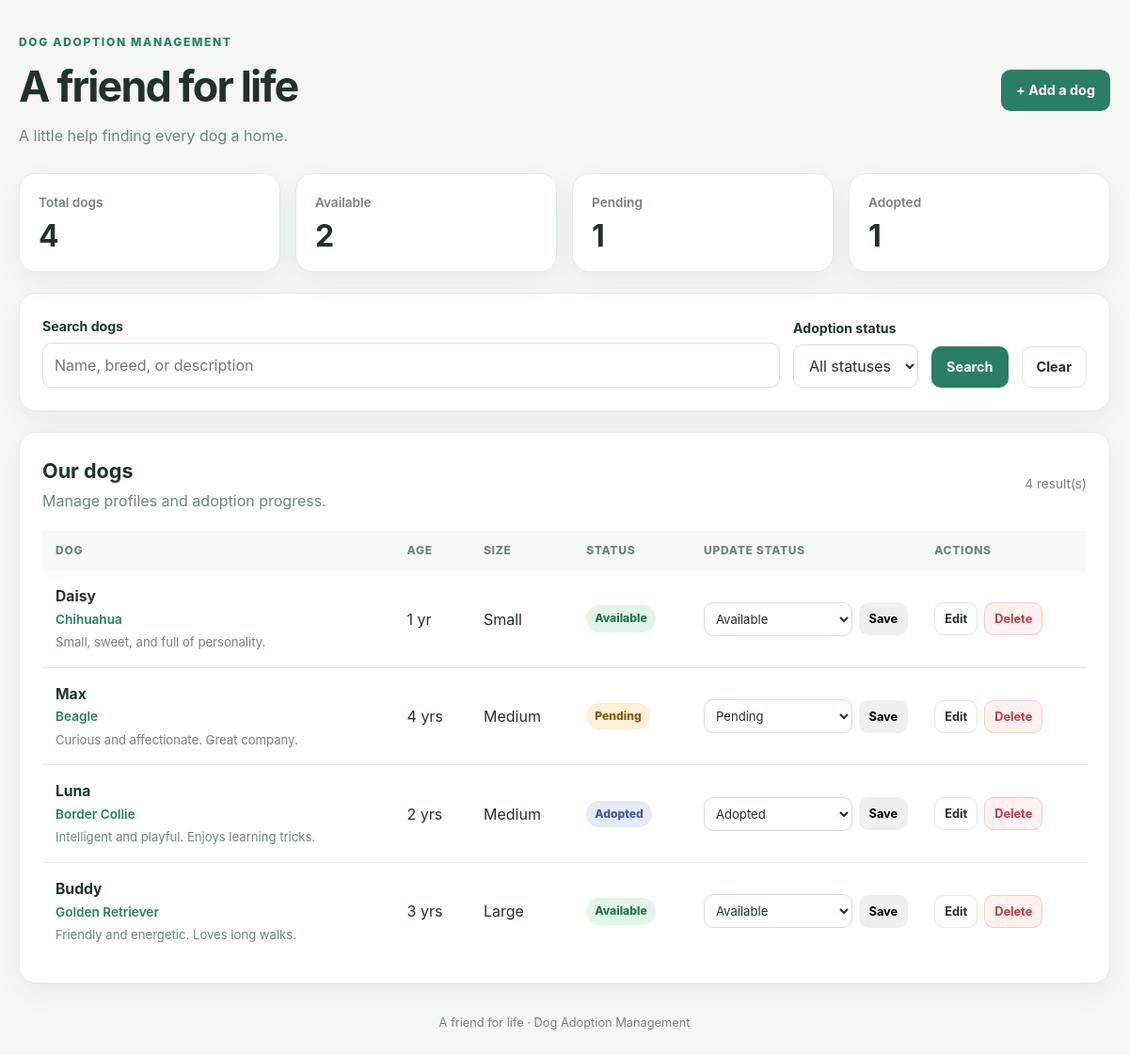
The page / on the database its author committed.
### tables this page shows
CREATE TABLE dogs (
        id INTEGER PRIMARY KEY AUTOINCREMENT,
        name TEXT NOT NULL CHECK(length(name) <= 80),
        breed TEXT NOT NULL CHECK(length(breed) <= 100),
        age INTEGER NOT NULL CHECK(age BETWEEN 0 AND 30),
        size TEXT NOT NULL CHECK(size IN ('Small', 'Medium', 'Large')),
        description TEXT NOT NULL CHECK(length(description) <= 1000),
        status TEXT NOT NULL DEFAULT 'Available'
            CHECK(status IN ('Available', 'Pending', 'Adopted')),
        created_at TEXT NOT NULL DEFAULT CURRENT_TIMESTAMP
    );

### db.php (called while the page is built, shortened)
<?php
function h(mixed $value): string
{
    return htmlspecialchars(
        (string) $value,
        ENT_QUOTES | ENT_SUBSTITUTE,
        'UTF-8'
    );
}

### index.php (the view, shortened to what this page needs)
<?php
require_once __DIR__ . '/db.php';
$search = trim((string) ($_GET['search'] ?? ''));
$sql = 'SELECT * FROM dogs WHERE 1 = 1';
$params = [];
$sql .= ' ORDER BY created_at DESC, id DESC';
$stmt = $pdo->prepare($sql);
$stmt->execute($params);
$dogs = $stmt->fetchAll();
$stats = $pdo->query("
    SELECT
        COUNT(*) AS total,
        SUM(CASE WHEN status = 'Available' THEN 1 ELSE 0 END) AS available,
        SUM(CASE WHEN status = 'Pending' THEN 1 ELSE 0 END) AS pending,
        SUM(CASE WHEN status = 'Adopted' THEN 1 ELSE 0 END) AS adopted
    FROM dogs
")->fetch();
?>
<!DOCTYPE html>
<html lang="en">
<head>
    <link rel="stylesheet" href="style.css">
</head>
<body>
<div class="container">
    <header class="topbar">
        <div>
            <p class="eyebrow">DOG ADOPTION MANAGEMENT</p>
            <h1>A friend for life</h1>
            <p class="subtitle">A little help finding every dog a home.</p>
        </div>
        <a class="button button-primary" href="create.php">+ Add a dog</a>
    </header>
    <section class="stats" aria-label="Adoption statistics">
        <article class="stat-card">
            <span class="stat-label">Total dogs</span>
            <strong><?= (int) $stats['total'] ?></strong>
        </article>
        <article class="stat-card">
            <span class="stat-label">Available</span>
            <strong><?= (int) ($stats['available'] ?? 0) ?></strong>
        </article>
        <article class="stat-card">
            <span class="stat-label">Pending</span>
            <strong><?= (int) ($stats['pending'] ?? 0) ?></strong>
        </article>
        <article class="stat-card">
            <span class="stat-label">Adopted</span>
            <strong><?= (int) ($stats['adopted'] ?? 0) ?></strong>
        </article>
    </section>
    <section class="panel">
        <form class="filters" action="index.php" method="get">
            <div class="field search-field">
                <label for="search">Search dogs</label>
                <input
                    id="search"
                    name="search"
                    type="search"
                    placeholder="Name, breed, or description"
                    value="<?= h($search) ?>"
                >
            </div>
            <div class="field">
                <label for="status">Adoption status</label>
                <select id="status" name="status">
                    <option value="">All statuses</option>
                </select>
            </div>
            <button class="button button-primary" type="submit">Search</button>
            <a class="button button-secondary" href="index.php">Clear</a>
        </form>
    </section>
    <section class="panel">
        <div class="section-heading">
            <div>
                <h2>Our dogs</h2>
                <p class="muted">Manage profiles and adoption progress.</p>
            </div>
            <span class="result-count"><?= count($dogs) ?> result(s)</span>
        </div>
        <?php if (!$dogs): ?>
            <div class="empty-state">
                <h3>No dogs found</h3>
                <p>Try another search or add a new dog.</p>
            </div>
        <?php else: ?>
            <div class="table-wrap">
                <table>
                    <thead>
                    <tr>
                        <th>Dog</th>
                        <th>Age</th>
                        <th>Size</th>
                        <th>Status</th>
                        <th>Update status</th>
                        <th>Actions</th>
                    </tr>
                    </thead>
                    <tbody>
                    <?php foreach ($dogs as $dog): ?>
                        <tr>
                            <td>
                                <strong class="dog-name"><?= h($dog['name']) ?></strong>
                                <span class="dog-breed"><?= h($dog['breed']) ?></span>
                                <span class="dog-description"><?= h($dog['description']) ?></span>
                            </td>
                            <td><?= (int) $dog['age'] ?> yr<?= (int) $dog['age'] === 1 ? '' : 's' ?></td>
                            <td><?= h($dog['size']) ?></td>
                            <td>
                                <span class="badge badge-<?= h(strtolower($dog['status'])) ?>">
                                    <?= h($dog['status']) ?>
                                </span>
                            </td>
                            <td>
                                <form class="inline-form" action="update-status.php" method="post">
                                    <select id="status-<?= (int) $dog['id'] ?>" name="status">
                                        <?php foreach (['Available', 'Pending', 'Adopted'] as $option): ?>
                                            <option value="<?= h($option) ?>" <?= $dog['status'] === $option ? 'selected' : '' ?>>
                                                <?= h($option) ?>
                                            </option>
                                        <?php endforeach; ?>
                                    </select>
                                    <button class="button button-small" type="submit">Save</button>
                                </form>
                            </td>
                            <td>
                                <div class="actions">
                                    <a
                                        class="button button-small button-secondary"
                                        href="edit.php?id=<?= (int) $dog['id'] ?>"
                                    >Edit</a>
                                    <form
                                        action="delete.php"
                                        method="post"
                                        onsubmit="return confirm('Delete this dog permanently?');"
                                    >
                                        <button class="button button-small button-danger" type="submit">
                                            Delete
                                        </button>
                                    </form>
                                </div>
                            </td>
                        </tr>
                    <?php endforeach; ?>
                    </tbody>
                </table>
            </div>
        <?php endif; ?>
    </section>
    <footer class="footer">A friend for life · Dog Adoption Management</footer>
</div>
</body>
</html>

### style.css (style rules this page uses)
:root { --primary: #2a7e65; --primary-dark: #1d5c49; --background: #f5f7f5; --surface: #ffffff; --text: #23312b; --muted: #72837a; --border: #e3ebe5; --danger: #be3c43; --shadow: 0 10px 30px rgba(32, 64, 48, 0.06); }
* { box-sizing: border-box; }
body { margin: 0; background: var(--background); color: var(--text); font-family: Inter, ui-sans-serif, system-ui, -apple-system, BlinkMacSystemFont, "Segoe UI", sans-serif; line-height: 1.5; }
.container { width: min(1180px, calc(100% - 40px)); margin: 0 auto; padding: 36px 0; }
.topbar { display: flex; justify-content: space-between; align-items: center; gap: 24px; margin-bottom: 28px; }
.eyebrow { margin: 0 0 5px; color: var(--primary); font-size: 0.75rem; font-weight: 800; letter-spacing: 0.14em; }
h1 { margin: 0; font-size: clamp(2rem, 4vw, 2.8rem); letter-spacing: -0.04em; }
.subtitle, .muted { color: var(--muted); }
.subtitle { margin: 6px 0 0; }
.stats { display: grid; grid-template-columns: repeat(4, minmax(0, 1fr)); gap: 16px; margin-bottom: 22px; }
.stat-card, .panel { background: var(--surface); border: 1px solid var(--border); border-radius: 18px; box-shadow: var(--shadow); }
.stat-card { padding: 20px; }
.stat-label { display: block; color: var(--muted); font-size: 0.85rem; font-weight: 600; }
.stat-card strong { display: block; margin-top: 7px; font-size: 2rem; line-height: 1.1; }
.panel { padding: 24px; margin-bottom: 22px; }
.filters { display: flex; align-items: end; gap: 14px; }
.search-field { flex: 1; }
.field { display: flex; flex-direction: column; gap: 7px; min-width: 0; }
label { font-size: 0.88rem; font-weight: 700; }
input, select, textarea { width: 100%; min-width: 0; padding: 11px 12px; border: 1px solid #d4dfd7; border-radius: 10px; background: #fff; color: var(--text); font: inherit; }
.button { display: inline-flex; align-items: center; justify-content: center; gap: 6px; padding: 10px 15px; border: 1px solid transparent; border-radius: 10px; font: inherit; font-size: 0.9rem; font-weight: 700; text-decoration: none; cursor: pointer; white-space: nowrap; }
.button-primary { background: var(--primary); color: #fff; }
.button-secondary { background: #fff; color: var(--text); border-color: var(--border); }
.button-danger { background: #fff0f0; color: var(--danger); border-color: #f1cccc; }
.button-small { padding: 7px 10px; font-size: 0.8rem; }
.section-heading { display: flex; justify-content: space-between; align-items: center; gap: 20px; margin-bottom: 20px; }
.section-heading h2 { margin: 0; font-size: 1.35rem; }
.section-heading p { margin: 4px 0 0; }
.result-count { color: var(--muted); font-size: 0.85rem; white-space: nowrap; }
.table-wrap { overflow-x: auto; }
table { width: 100%; border-collapse: collapse; text-align: left; }
th { padding: 12px 14px; background: #f7f9f7; color: var(--muted); font-size: 0.75rem; font-weight: 800; letter-spacing: 0.06em; text-transform: uppercase; }
td { padding: 16px 14px; border-bottom: 1px solid var(--border); vertical-align: middle; }
tbody tr:last-child td { border-bottom: 0; }
.dog-name, .dog-breed, .dog-description { display: block; }
.dog-name { font-size: 0.98rem; }
.dog-breed { margin-top: 2px; color: var(--primary); font-size: 0.85rem; font-weight: 600; }
.dog-description { max-width: 290px; margin-top: 5px; color: var(--muted); font-size: 0.82rem; }
.badge { display: inline-block; padding: 5px 9px; border-radius: 999px; font-size: 0.76rem; font-weight: 800; white-space: nowrap; }
.badge-available { background: #e2f5e9; color: #26734c; }
.badge-pending { background: #fff0d8; color: #8b5b0c; }
.badge-adopted { background: #e7eaf7; color: #48589a; }
.inline-form, .actions { display: flex; align-items: center; gap: 7px; }
.inline-form select { min-width: 112px; padding: 8px; font-size: 0.82rem; }
.actions form { margin: 0; }
.footer { padding: 10px 0 0; color: var(--muted); font-size: 0.8rem; text-align: center; }

### rows shown on the page
dogs: name "Daisy", breed "Chihuahua", description "Small, sweet, and full of personality.", age "1", size "Small", status "Available"
dogs: name "Max", breed "Beagle", description "Curious and affectionate. Great company.", age "4", size "Medium", status "Pending"
dogs: name "Luna", breed "Border Collie", description "Intelligent and playful. Enjoys learning tricks.", age "2", size "Medium", status "Adopted"
dogs: name "Buddy", breed "Golden Retriever", description "Friendly and energetic. Loves long walks.", age "3", size "Large", status "Available"

### other values the page prints
$stats['total'] "4"
$stats['available'] "2"
$stats['pending'] "1"
$stats['adopted'] "1"
count($dogs) "4"
form field status "Available"
form field status "Pending"
form field status "Adopted"
